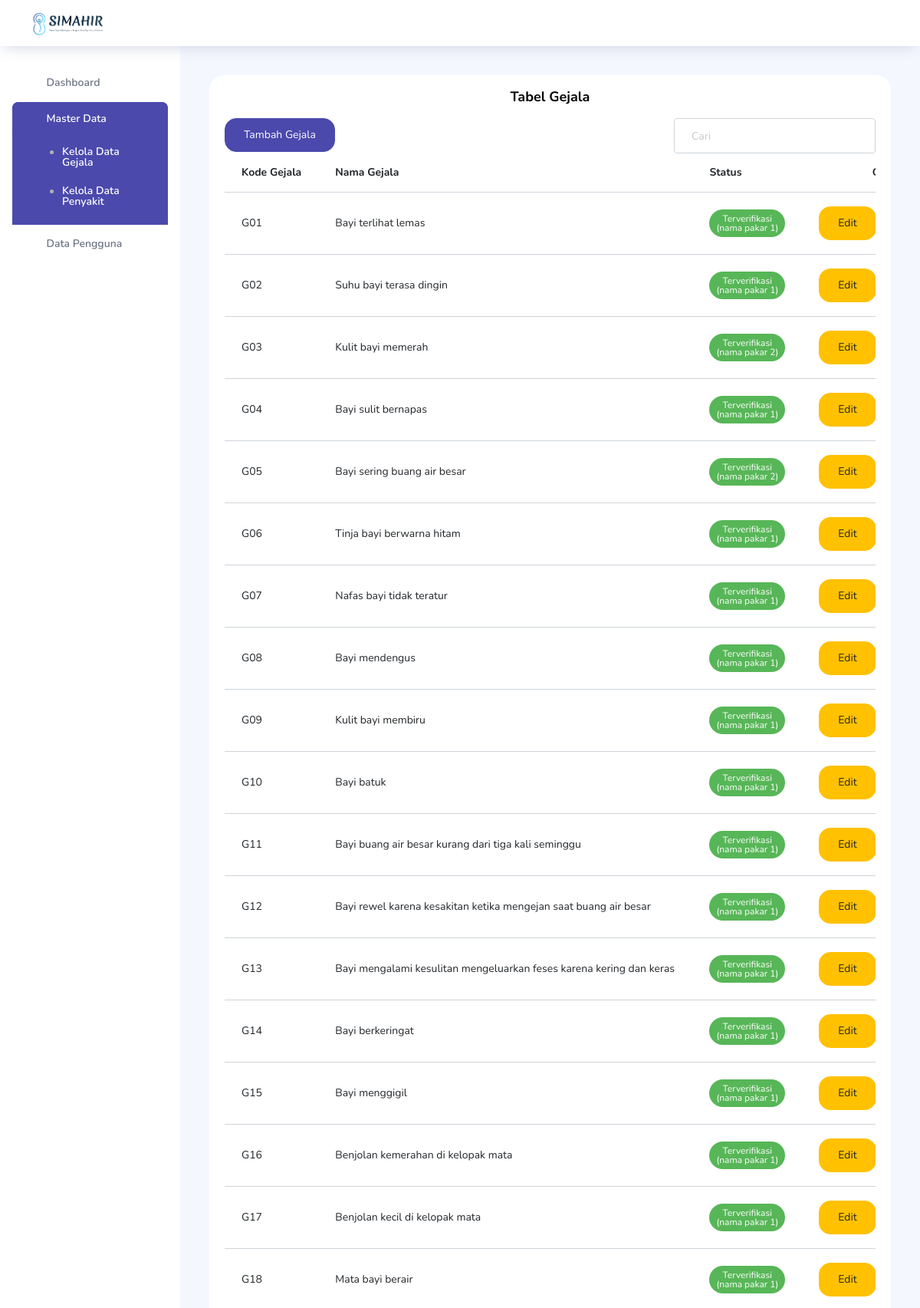
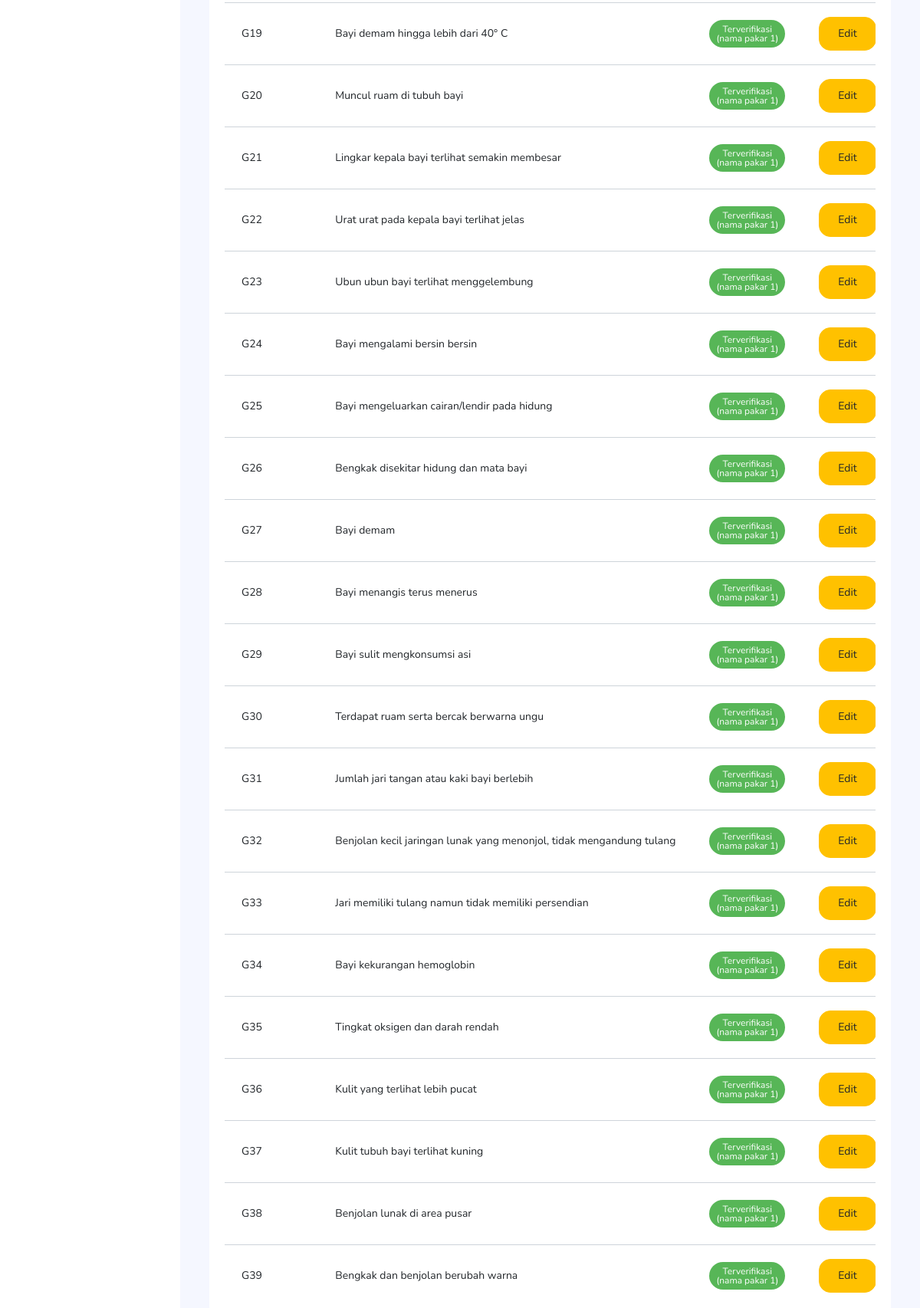
The page /view/tb_gejala.php (signed in, upper part) on the database its author committed (2 pictures, top to bottom).
### tables this page shows
CREATE TABLE `tb_gejala`  (
  `kode_gejala` varchar(4) NOT NULL,
  `nama_gejala` varchar(255) NOT NULL,
  `verifikasi` varchar(20) NULL DEFAULT NULL,
  PRIMARY KEY (`kode_gejala`) USING BTREE
);

### class/koneksi.php (called while the page is built, shortened)
<?php
    class koneksi{
        public function __construct($con){
            $this->db=$con;
        }
    }
?>

### class/class_gejala.php (the view, shortened to what this page needs)
<?php
require_once 'koneksi.php';
class gejala extends koneksi {
                ?>
<?php
    public function Tampilgejala ($query, $user = 'admin'){
        $query = $this->db->prepare($query);
        $query->execute();
    while($row = $query->fetch(PDO::FETCH_ASSOC))
    {
     ?>
<tr>
    <td><?php echo "{$row['kode_gejala']}"; ?></td>
    <td><?php echo "{$row['nama_gejala']}"; ?></td>
    <td><?php echo $row['nama'] == NULL ? '<span class="badge badge-warning text-white">Belum Verfiikasi</span>' : '<span class="badge badge-success text-white">Terverifikasi <br> ('. $row['nama'] .')</span>' ?></td>
    <td>
        <?php if($user == 'admin') : ?>
        <center>
            <a href="tb_gejala_edit.php?id=<?php echo $row['kode_gejala'] ?>" class='btn btn-warning'>Edit</a>
        </center>
        <?php endif; ?>
    </td>
</tr>
<?php
   }
}
}

### rows shown on the page
tb_gejala: kode_gejala "G01", nama_gejala "Bayi terlihat lemas", tb_login.nama "nama pakar 1"
tb_gejala: kode_gejala "G02", nama_gejala "Suhu bayi terasa dingin", tb_login.nama "nama pakar 1"
tb_gejala: kode_gejala "G03", nama_gejala "Kulit bayi memerah", tb_login.nama "nama pakar 2"
tb_gejala: kode_gejala "G04", nama_gejala "Bayi sulit bernapas", tb_login.nama "nama pakar 1"
tb_gejala: kode_gejala "G05", nama_gejala "Bayi sering buang air besar", tb_login.nama "nama pakar 2"
tb_gejala: kode_gejala "G06", nama_gejala "Tinja bayi berwarna hitam", tb_login.nama "nama pakar 1"
tb_gejala: kode_gejala "G07", nama_gejala "Nafas bayi tidak teratur", tb_login.nama "nama pakar 1"
tb_gejala: kode_gejala "G08", nama_gejala "Bayi mendengus", tb_login.nama "nama pakar 1"
tb_gejala: kode_gejala "G09", nama_gejala "Kulit bayi membiru", tb_login.nama "nama pakar 1"
tb_gejala: kode_gejala "G10", nama_gejala "Bayi batuk", tb_login.nama "nama pakar 1"
tb_gejala: kode_gejala "G11", nama_gejala "Bayi buang air besar kurang dari tiga kali seminggu", tb_login.nama "nama pakar 1"
tb_gejala: kode_gejala "G12", nama_gejala "Bayi rewel karena kesakitan ketika mengejan saat buang air besar", tb_login.nama "nama pakar 1"
tb_gejala: kode_gejala "G13", nama_gejala "Bayi mengalami kesulitan mengeluarkan feses karena kering dan keras", tb_login.nama "nama pakar 1"
tb_gejala: kode_gejala "G14", nama_gejala "Bayi berkeringat", tb_login.nama "nama pakar 1"
tb_gejala: kode_gejala "G15", nama_gejala "Bayi menggigil", tb_login.nama "nama pakar 1"
tb_gejala: kode_gejala "G16", nama_gejala "Benjolan kemerahan di kelopak mata", tb_login.nama "nama pakar 1"
tb_gejala: kode_gejala "G17", nama_gejala "Benjolan kecil di kelopak mata", tb_login.nama "nama pakar 1"
tb_gejala: kode_gejala "G18", nama_gejala "Mata bayi berair", tb_login.nama "nama pakar 1"
tb_gejala: kode_gejala "G19", nama_gejala "Bayi demam hingga lebih dari 40° C", tb_login.nama "nama pakar 1"
tb_gejala: kode_gejala "G20", nama_gejala "Muncul ruam di tubuh bayi", tb_login.nama "nama pakar 1"
tb_gejala: kode_gejala "G21", nama_gejala "Lingkar kepala bayi terlihat semakin membesar", tb_login.nama "nama pakar 1"
tb_gejala: kode_gejala "G22", nama_gejala "Urat urat pada kepala bayi terlihat jelas", tb_login.nama "nama pakar 1"
tb_gejala: kode_gejala "G23", nama_gejala "Ubun ubun bayi terlihat menggelembung", tb_login.nama "nama pakar 1"
tb_gejala: kode_gejala "G24", nama_gejala "Bayi mengalami bersin bersin", tb_login.nama "nama pakar 1"
tb_gejala: kode_gejala "G25", nama_gejala "Bayi mengeluarkan cairan/lendir pada hidung", tb_login.nama "nama pakar 1"
tb_gejala: kode_gejala "G26", nama_gejala "Bengkak disekitar hidung dan mata bayi", tb_login.nama "nama pakar 1"
tb_gejala: kode_gejala "G27", nama_gejala "Bayi demam", tb_login.nama "nama pakar 1"
tb_gejala: kode_gejala "G28", nama_gejala "Bayi menangis terus menerus", tb_login.nama "nama pakar 1"
tb_gejala: kode_gejala "G29", nama_gejala "Bayi sulit mengkonsumsi asi", tb_login.nama "nama pakar 1"
tb_gejala: kode_gejala "G30", nama_gejala "Terdapat ruam serta bercak berwarna ungu", tb_login.nama "nama pakar 1"
tb_gejala: kode_gejala "G31", nama_gejala "Jumlah jari tangan atau kaki bayi berlebih", tb_login.nama "nama pakar 1"
tb_gejala: kode_gejala "G32", nama_gejala "Benjolan kecil jaringan lunak yang menonjol, tidak mengandung tulang", tb_login.nama "nama pakar 1"
tb_gejala: kode_gejala "G33", nama_gejala "Jari memiliki tulang namun tidak memiliki persendian", tb_login.nama "nama pakar 1"
tb_gejala: kode_gejala "G34", nama_gejala "Bayi kekurangan hemoglobin", tb_login.nama "nama pakar 1"
tb_gejala: kode_gejala "G35", nama_gejala "Tingkat oksigen dan darah rendah", tb_login.nama "nama pakar 1"
tb_gejala: kode_gejala "G36", nama_gejala "Kulit yang terlihat lebih pucat", tb_login.nama "nama pakar 1"
tb_gejala: kode_gejala "G37", nama_gejala "Kulit tubuh bayi terlihat kuning", tb_login.nama "nama pakar 1"
tb_gejala: kode_gejala "G38", nama_gejala "Benjolan lunak di area pusar", tb_login.nama "nama pakar 1"
tb_gejala: kode_gejala "G39", nama_gejala "Bengkak dan benjolan berubah warna", tb_login.nama "nama pakar 1"
